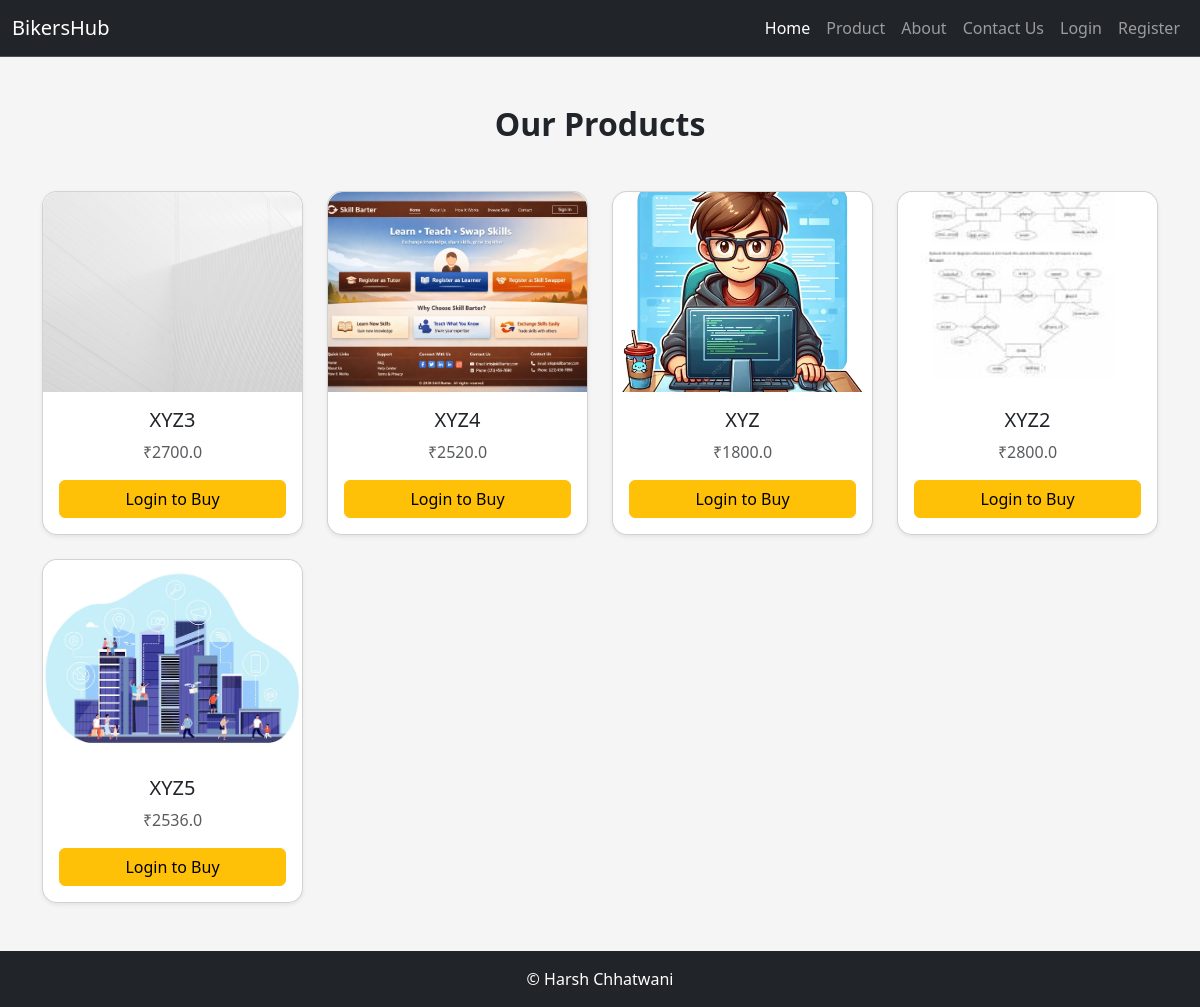
Screenshot of /products/ with the database file from the repository.
### shop/models.py (models this page shows, shortened)
class Product(models.Model):
    product_name = models.CharField(max_length=100)
    product_description = models.TextField()
    product_price = models.FloatField()
    product_qty = models.IntegerField()
    product_image = models.ImageField(upload_to="products/")

### shop/views.py (the view)
# urls.py: path('products/',views.products,name='products'),
def products(request):
    template_name = 'shop/products.html'
    products = Product.objects.all()
    context = {"products": products}
    return render(request, template_name, context)

### templates/shop/products.html (shortened to what this page needs)
{% extends "base.html" %}
{% block content %}
<section class="container my-5">
  <h2 class="text-center fw-bold mb-5">Our Products</h2>
  <div class="row g-4">
    {% for product in products %}
    <div class="col-md-4 col-lg-3">
      <div class="card product-card h-100 shadow-sm text-center">
        {% if product.product_image %}
        <img src="{{ product.product_image.url }}"
             class="card-img-top"
             style="height:200px; object-fit:cover;">
        {% else %}
        <p>No Image</p>
        {% endif %}
        <div class="card-body">
          <h5 class="card-title">{{ product.product_name }}</h5>
          <p class="text-muted">₹{{ product.product_price }}</p>
          <a href="{% url 'login' %}" class="btn btn-warning w-100">
              Login to Buy
          </a>
        </div>
      </div>
    </div>
    {% endfor %}
  </div>
</section>
{% endblock %}

### templates/base.html (shortened to what this page needs)
<!DOCTYPE html>
<html>
    <head>
        <link href="https://cdn.jsdelivr.net/npm/bootstrap@5.3.8/dist/css/bootstrap.min.css" rel="stylesheet">
    </head>
    <body>
        <nav class="navbar bg-dark navbar-expand-lg border-bottom border-body" data-bs-theme="dark">
          <div class="container-fluid">
            <a class="navbar-brand" href="{% url 'index' %}">BikersHub</a>
            <div class="collapse navbar-collapse" id="navbarNav">
              <ul class="navbar-nav ms-auto">
                <li class="nav-item">
                  <a class="nav-link active" aria-current="page" href="{% url 'index' %}">Home</a>
                </li>
                <li class="nav-item">
                  <a class="nav-link" href="{% url 'products' %}">Product</a>
                </li>
                <li class="nav-item">
                  <a class="nav-link" href="{% url 'about' %}">About</a>
                </li>
                <li class="nav-item">
                  <a class="nav-link" href="{% url 'contact' %}">Contact Us</a>
                </li>
                  {% if user.is_authenticated %}
                  <li class="nav-item">
                  <a class="nav-link" href="{% url 'logout' %}">Logout</a>
                </li>
                  {% else %}
                  <li class="nav-item">
                  <a class="nav-link" href="{% url 'login' %}">Login</a>
                </li>
                  <li class="nav-item">
                  <a class="nav-link" href="{% url 'register' %}">Register</a>
                </li>
                  {% endif %}
              </ul>
            </div>
          </div>
        </nav>
        {% block content %}{% endblock %}
        <footer class="bg-dark text-white text-center p-3 mt-auto">
          <p class="mb-0"> © Harsh Chhatwani</p>
        </footer>
    </body>
</html>

### templates/base.html (style rules this page uses)
html, body { height: 100%; }
body { display: flex; flex-direction: column; background-color: #f5f5f5; }
.card { transition: 0.3s; }
.product-card { border-radius: 15px; overflow: hidden; transition: 0.3s; }
.card img { border-radius: 15px 15px 0 0; }

### rows the page displays
Product: product_image (picture), product_name "XYZ3", product_price "2700.0"
Product: product_image (picture), product_name "XYZ4", product_price "2520.0"
Product: product_image (picture), product_name "XYZ", product_price "1800.0"
Product: product_image (picture), product_name "XYZ2", product_price "2800.0"
Product: product_image (picture), product_name "XYZ5", product_price "2536.0"
